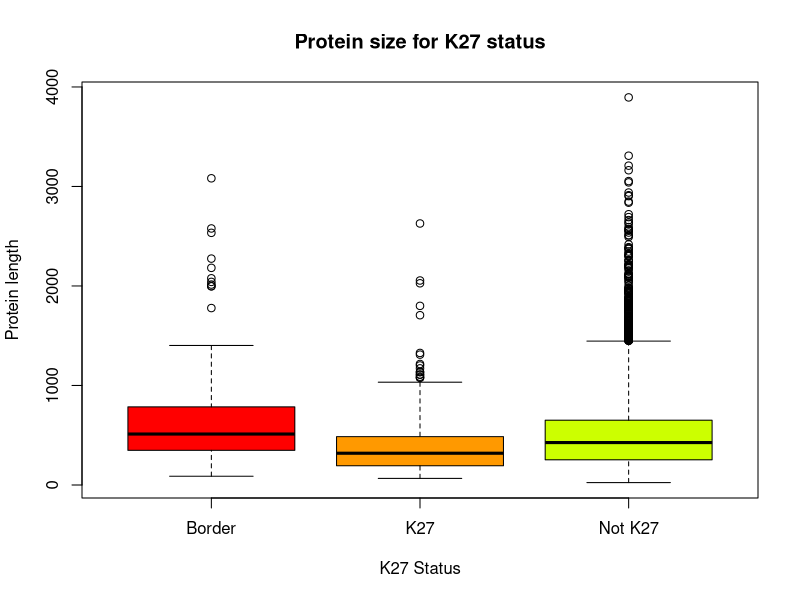

The R source for this figure:
pdf("K27_peplens.pdf")
lH3K27me3_bordergenes <- read.table("H3K27me3_bordergenes_lengths.dat",header=T,sep="\t");
summary(lH3K27me3_bordergenes)
lH3K27me3_genes <- read.table("H3K27me3_genes_lengths.dat",header=T,sep="\t");
summary(lH3K27me3_genes)
lnonH3K27me3_genes <- read.table("nonH3K27me3_genes_lengths.dat",header=T,sep="\t");
summary(lnonH3K27me3_genes)
boxplot(subset(lH3K27me3_bordergenes$LEN,lH3K27me3_bordergenes$LEN < 4000),subset(lH3K27me3_genes$LEN,lH3K27me3_genes$LEN < 4000),subset(lnonH3K27me3_genes$LEN,lnonH3K27me3_genes$LEN < 4000),xlab="K27 Status", main="Protein size for K27 status",ylab="Protein length",range=2,names=c("Border","K27","Not K27"),col=rainbow(11, start=0, end=1));

t.test(lH3K27me3_bordergenes$LEN,lnonH3K27me3_genes$LEN)
t.test(lH3K27me3_genes$LEN,lnonH3K27me3_genes$LEN)
k27yes <- subset(lH3K27me3_genes$LEN,lH3K27me3_genes$LEN < 4000)
k27no  <- subset(lnonH3K27me3_genes$LEN,lnonH3K27me3_genes$LEN < 4000)

t.test(k27yes,k27no)
ks.test(k27yes,k27no)
